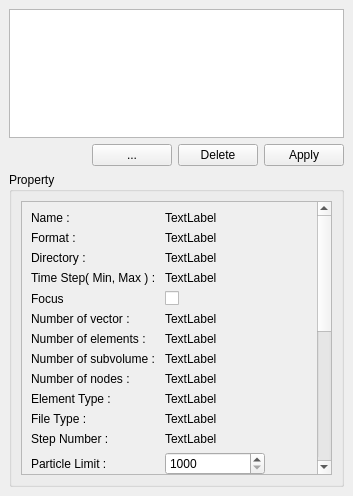
<?xml version="1.0" encoding="UTF-8"?>
<ui version="4.0">
 <class>ObjectEditor</class>
 <widget class="QDockWidget" name="ObjectEditor">
  <property name="geometry">
   <rect>
    <x>0</x>
    <y>0</y>
    <width>353</width>
    <height>496</height>
   </rect>
  </property>
  <property name="maximumSize">
   <size>
    <width>524287</width>
    <height>524287</height>
   </size>
  </property>
  <property name="windowTitle">
   <string>Object Editor</string>
  </property>
  <widget class="QWidget" name="dockWidgetContents">
   <layout class="QGridLayout" name="gridLayout_7">
    <item row="1" column="1">
     <widget class="QPushButton" name="browserPushButton">
      <property name="text">
       <string>...</string>
      </property>
     </widget>
    </item>
    <item row="0" column="0" colspan="4">
     <widget class="QTreeView" name="treeView"/>
    </item>
    <item row="1" column="0">
     <spacer name="horizontalSpacer">
      <property name="orientation">
       <enum>Qt::Horizontal</enum>
      </property>
      <property name="sizeHint" stdset="0">
       <size>
        <width>40</width>
        <height>20</height>
       </size>
      </property>
     </spacer>
    </item>
    <item row="1" column="2">
     <widget class="QPushButton" name="deletePushButton">
      <property name="text">
       <string>Delete</string>
      </property>
     </widget>
    </item>
    <item row="1" column="3">
     <widget class="QPushButton" name="applyPushButton">
      <property name="text">
       <string>Apply</string>
      </property>
     </widget>
    </item>
    <item row="2" column="0" colspan="4">
     <widget class="QGroupBox" name="groupBox">
      <property name="title">
       <string>Property</string>
      </property>
      <property name="alignment">
       <set>Qt::AlignLeading|Qt::AlignLeft|Qt::AlignTop</set>
      </property>
      <layout class="QGridLayout" name="gridLayout_3">
       <item row="0" column="0" colspan="2">
        <widget class="QScrollArea" name="scrollArea">
         <property name="horizontalScrollBarPolicy">
          <enum>Qt::ScrollBarAsNeeded</enum>
         </property>
         <property name="widgetResizable">
          <bool>true</bool>
         </property>
         <widget class="QWidget" name="scrollAreaWidgetContents">
          <property name="geometry">
           <rect>
            <x>0</x>
            <y>-189</y>
            <width>311</width>
            <height>482</height>
           </rect>
          </property>
          <layout class="QGridLayout" name="gridLayout_2">
           <item row="1" column="0" colspan="2">
            <spacer name="verticalSpacer">
             <property name="orientation">
              <enum>Qt::Vertical</enum>
             </property>
             <property name="sizeHint" stdset="0">
              <size>
               <width>20</width>
               <height>40</height>
              </size>
             </property>
            </spacer>
           </item>
           <item row="2" column="1">
            <widget class="QGroupBox" name="groupBox_3">
             <property name="title">
              <string>External Coords</string>
             </property>
             <layout class="QGridLayout" name="gridLayout_6">
              <item row="0" column="0">
               <layout class="QGridLayout" name="gridLayout_4">
                <item row="1" column="0">
                 <widget class="QLabel" name="label_8">
                  <property name="text">
                   <string>Min : </string>
                  </property>
                 </widget>
                </item>
                <item row="0" column="1">
                 <widget class="QLabel" name="label_11">
                  <property name="text">
                   <string>X</string>
                  </property>
                 </widget>
                </item>
                <item row="0" column="2">
                 <widget class="QLabel" name="label_10">
                  <property name="text">
                   <string>Y</string>
                  </property>
                 </widget>
                </item>
                <item row="2" column="0">
                 <widget class="QLabel" name="label_9">
                  <property name="text">
                   <string>Max : </string>
                  </property>
                 </widget>
                </item>
                <item row="0" column="3">
                 <widget class="QLabel" name="label_12">
                  <property name="text">
                   <string>Z</string>
                  </property>
                 </widget>
                </item>
                <item row="1" column="1">
                 <widget class="QLabel" name="externalCoordsXMinDisplay">
                  <property name="text">
                   <string/>
                  </property>
                 </widget>
                </item>
                <item row="1" column="2">
                 <widget class="QLabel" name="externalCoordsYMinDisplay">
                  <property name="text">
                   <string/>
                  </property>
                 </widget>
                </item>
                <item row="1" column="3">
                 <widget class="QLabel" name="externalCoordsZMinDisplay">
                  <property name="text">
                   <string/>
                  </property>
                 </widget>
                </item>
                <item row="2" column="1">
                 <widget class="QLabel" name="externalCoordsXMaxDisplay">
                  <property name="text">
                   <string/>
                  </property>
                 </widget>
                </item>
                <item row="2" column="2">
                 <widget class="QLabel" name="externalCoordsYMaxDisplay">
                  <property name="text">
                   <string/>
                  </property>
                 </widget>
                </item>
                <item row="2" column="3">
                 <widget class="QLabel" name="externalCoordsZMaxDisplay">
                  <property name="text">
                   <string/>
                  </property>
                 </widget>
                </item>
               </layout>
              </item>
             </layout>
            </widget>
           </item>
           <item row="2" column="0">
            <widget class="QGroupBox" name="groupBox_2">
             <property name="title">
              <string>Object Coords</string>
             </property>
             <layout class="QGridLayout" name="gridLayout_5">
              <item row="0" column="0">
               <layout class="QGridLayout" name="gridLayout">
                <item row="1" column="0">
                 <widget class="QLabel" name="label">
                  <property name="text">
                   <string>Min : </string>
                  </property>
                 </widget>
                </item>
                <item row="2" column="0">
                 <widget class="QLabel" name="label_3">
                  <property name="text">
                   <string>Max : </string>
                  </property>
                 </widget>
                </item>
                <item row="0" column="2">
                 <widget class="QLabel" name="label_6">
                  <property name="text">
                   <string>Y</string>
                  </property>
                 </widget>
                </item>
                <item row="0" column="1">
                 <widget class="QLabel" name="label_5">
                  <property name="text">
                   <string>X</string>
                  </property>
                 </widget>
                </item>
                <item row="0" column="3">
                 <widget class="QLabel" name="label_7">
                  <property name="text">
                   <string>Z</string>
                  </property>
                 </widget>
                </item>
                <item row="1" column="1">
                 <widget class="QLabel" name="objectCoordsXMinDisplay">
                  <property name="text">
                   <string/>
                  </property>
                 </widget>
                </item>
                <item row="1" column="2">
                 <widget class="QLabel" name="objectCoordsYMinDisplay">
                  <property name="text">
                   <string/>
                  </property>
                 </widget>
                </item>
                <item row="1" column="3">
                 <widget class="QLabel" name="objectCoordsZMinDisplay">
                  <property name="text">
                   <string/>
                  </property>
                 </widget>
                </item>
                <item row="2" column="1">
                 <widget class="QLabel" name="objectCoordsXMaxDisplay">
                  <property name="text">
                   <string/>
                  </property>
                 </widget>
                </item>
                <item row="2" column="3">
                 <widget class="QLabel" name="objectCoordsZMaxDisplay">
                  <property name="text">
                   <string/>
                  </property>
                 </widget>
                </item>
                <item row="2" column="2">
                 <widget class="QLabel" name="objectCoordsYMaxDisplay">
                  <property name="text">
                   <string/>
                  </property>
                 </widget>
                </item>
               </layout>
              </item>
             </layout>
            </widget>
           </item>
           <item row="0" column="0" colspan="2">
            <layout class="QFormLayout" name="formLayout">
             <property name="fieldGrowthPolicy">
              <enum>QFormLayout::AllNonFixedFieldsGrow</enum>
             </property>
             <property name="labelAlignment">
              <set>Qt::AlignLeading|Qt::AlignLeft|Qt::AlignVCenter</set>
             </property>
             <item row="0" column="0">
              <widget class="QLabel" name="nameLabel">
               <property name="text">
                <string>Name : </string>
               </property>
              </widget>
             </item>
             <item row="0" column="1">
              <widget class="QLabel" name="nameDisplay">
               <property name="text">
                <string>TextLabel</string>
               </property>
              </widget>
             </item>
             <item row="1" column="0">
              <widget class="QLabel" name="formatLabel">
               <property name="text">
                <string>Format : </string>
               </property>
              </widget>
             </item>
             <item row="1" column="1">
              <widget class="QLabel" name="formatDisplay">
               <property name="text">
                <string>TextLabel</string>
               </property>
              </widget>
             </item>
             <item row="2" column="0">
              <widget class="QLabel" name="directoryLabel">
               <property name="text">
                <string>Directory : </string>
               </property>
              </widget>
             </item>
             <item row="2" column="1">
              <widget class="QLabel" name="directoryDisplay">
               <property name="text">
                <string>TextLabel</string>
               </property>
              </widget>
             </item>
             <item row="3" column="0">
              <widget class="QLabel" name="timeStepLabel">
               <property name="text">
                <string>Time Step( Min, Max ) : </string>
               </property>
              </widget>
             </item>
             <item row="3" column="1">
              <widget class="QLabel" name="timeStepDisplay">
               <property name="text">
                <string>TextLabel</string>
               </property>
              </widget>
             </item>
             <item row="4" column="0">
              <widget class="QLabel" name="focusLabel">
               <property name="text">
                <string>Focus</string>
               </property>
              </widget>
             </item>
             <item row="4" column="1">
              <widget class="QCheckBox" name="focusCheckBox">
               <property name="text">
                <string/>
               </property>
              </widget>
             </item>
             <item row="5" column="0">
              <widget class="QLabel" name="numberOfVectorsLabel">
               <property name="text">
                <string>Number of vector : </string>
               </property>
              </widget>
             </item>
             <item row="5" column="1">
              <widget class="QLabel" name="numberOfVectorsDisplay">
               <property name="text">
                <string>TextLabel</string>
               </property>
              </widget>
             </item>
             <item row="6" column="0">
              <widget class="QLabel" name="numberOfElementsLabel">
               <property name="text">
                <string>Number of elements : </string>
               </property>
              </widget>
             </item>
             <item row="6" column="1">
              <widget class="QLabel" name="numberOfElementsDisplay">
               <property name="text">
                <string>TextLabel</string>
               </property>
              </widget>
             </item>
             <item row="7" column="0">
              <widget class="QLabel" name="numberOfSubVolumeLabel">
               <property name="text">
                <string>Number of subvolume : </string>
               </property>
              </widget>
             </item>
             <item row="7" column="1">
              <widget class="QLabel" name="numberOfSubVolumeDisplay">
               <property name="text">
                <string>TextLabel</string>
               </property>
              </widget>
             </item>
             <item row="8" column="0">
              <widget class="QLabel" name="numberOfNodesLabel">
               <property name="text">
                <string>Number of nodes : </string>
               </property>
              </widget>
             </item>
             <item row="8" column="1">
              <widget class="QLabel" name="numberOfNodesDisplay">
               <property name="text">
                <string>TextLabel</string>
               </property>
              </widget>
             </item>
             <item row="9" column="0">
              <widget class="QLabel" name="elementTypeLabel">
               <property name="text">
                <string>Element Type : </string>
               </property>
              </widget>
             </item>
             <item row="9" column="1">
              <widget class="QLabel" name="elementTypeDisplay">
               <property name="text">
                <string>TextLabel</string>
               </property>
              </widget>
             </item>
             <item row="10" column="0">
              <widget class="QLabel" name="fileTypeLabel">
               <property name="text">
                <string>File Type : </string>
               </property>
              </widget>
             </item>
             <item row="10" column="1">
              <widget class="QLabel" name="fileTypeDisplay">
               <property name="text">
                <string>TextLabel</string>
               </property>
              </widget>
             </item>
             <item row="11" column="0">
              <widget class="QLabel" name="stepNumberLabel">
               <property name="text">
                <string>Step Number : </string>
               </property>
              </widget>
             </item>
             <item row="11" column="1">
              <widget class="QLabel" name="stepNumberDisplay">
               <property name="text">
                <string>TextLabel</string>
               </property>
              </widget>
             </item>
             <item row="12" column="0">
              <widget class="QLabel" name="particleLimitLabel">
               <property name="text">
                <string>Particle Limit : </string>
               </property>
              </widget>
             </item>
             <item row="12" column="1">
              <widget class="QSpinBox" name="particleLimitSpinBox">
               <property name="maximumSize">
                <size>
                 <width>100</width>
                 <height>16777215</height>
                </size>
               </property>
               <property name="minimum">
                <number>1000</number>
               </property>
               <property name="maximum">
                <number>900000000</number>
               </property>
               <property name="singleStep">
                <number>1000</number>
               </property>
              </widget>
             </item>
             <item row="13" column="0">
              <widget class="QLabel" name="densityLabel">
               <property name="text">
                <string>Density : </string>
               </property>
              </widget>
             </item>
             <item row="13" column="1">
              <widget class="QDoubleSpinBox" name="densityDoubleSpinBox">
               <property name="maximumSize">
                <size>
                 <width>100</width>
                 <height>16777215</height>
                </size>
               </property>
               <property name="minimum">
                <double>1.000000000000000</double>
               </property>
               <property name="singleStep">
                <double>1.000000000000000</double>
               </property>
              </widget>
             </item>
             <item row="14" column="0">
              <widget class="QLabel" name="coordinate1Label">
               <property name="text">
                <string>Coordinate 1 : </string>
               </property>
              </widget>
             </item>
             <item row="14" column="1">
              <widget class="QLineEdit" name="coordinate1LineEdit">
               <property name="maximumSize">
                <size>
                 <width>200</width>
                 <height>16777215</height>
                </size>
               </property>
              </widget>
             </item>
             <item row="15" column="0">
              <widget class="QLabel" name="coordinate2Label">
               <property name="text">
                <string>Coordinate 2 : </string>
               </property>
              </widget>
             </item>
             <item row="15" column="1">
              <widget class="QLineEdit" name="coordinate2LineEdit">
               <property name="maximumSize">
                <size>
                 <width>200</width>
                 <height>16777215</height>
                </size>
               </property>
              </widget>
             </item>
             <item row="16" column="0">
              <widget class="QLabel" name="coordinate3Label">
               <property name="text">
                <string>Coordinate 3 : </string>
               </property>
              </widget>
             </item>
             <item row="16" column="1">
              <widget class="QLineEdit" name="coordinate3LineEdit">
               <property name="maximumSize">
                <size>
                 <width>200</width>
                 <height>16777215</height>
                </size>
               </property>
              </widget>
             </item>
             <item row="17" column="0">
              <widget class="QLabel" name="exportLabel">
               <property name="text">
                <string>Export : </string>
               </property>
              </widget>
             </item>
             <item row="17" column="1">
              <widget class="QPushButton" name="exportPushButton">
               <property name="maximumSize">
                <size>
                 <width>100</width>
                 <height>16777215</height>
                </size>
               </property>
               <property name="text">
                <string>Export</string>
               </property>
              </widget>
             </item>
             <item row="18" column="0">
              <widget class="QLabel" name="colorLabel">
               <property name="text">
                <string>Color : </string>
               </property>
              </widget>
             </item>
             <item row="18" column="1">
              <widget class="ClickableLabel" name="colorDisplay">
               <property name="maximumSize">
                <size>
                 <width>100</width>
                 <height>16777215</height>
                </size>
               </property>
               <property name="frameShape">
                <enum>QFrame::StyledPanel</enum>
               </property>
               <property name="text">
                <string/>
               </property>
              </widget>
             </item>
             <item row="19" column="0">
              <widget class="QLabel" name="opacityLabel">
               <property name="text">
                <string>Opacity : </string>
               </property>
              </widget>
             </item>
             <item row="19" column="1">
              <widget class="QDoubleSpinBox" name="opacityDoubleSpinBox">
               <property name="maximumSize">
                <size>
                 <width>100</width>
                 <height>16777215</height>
                </size>
               </property>
               <property name="maximum">
                <double>1.000000000000000</double>
               </property>
               <property name="singleStep">
                <double>0.010000000000000</double>
               </property>
              </widget>
             </item>
            </layout>
           </item>
          </layout>
         </widget>
        </widget>
       </item>
      </layout>
     </widget>
    </item>
   </layout>
  </widget>
 </widget>
 <customwidgets>
  <customwidget>
   <class>ClickableLabel</class>
   <extends>QLabel</extends>
   <header>ClickableLabel.h</header>
  </customwidget>
 </customwidgets>
 <resources/>
 <connections/>
</ui>
